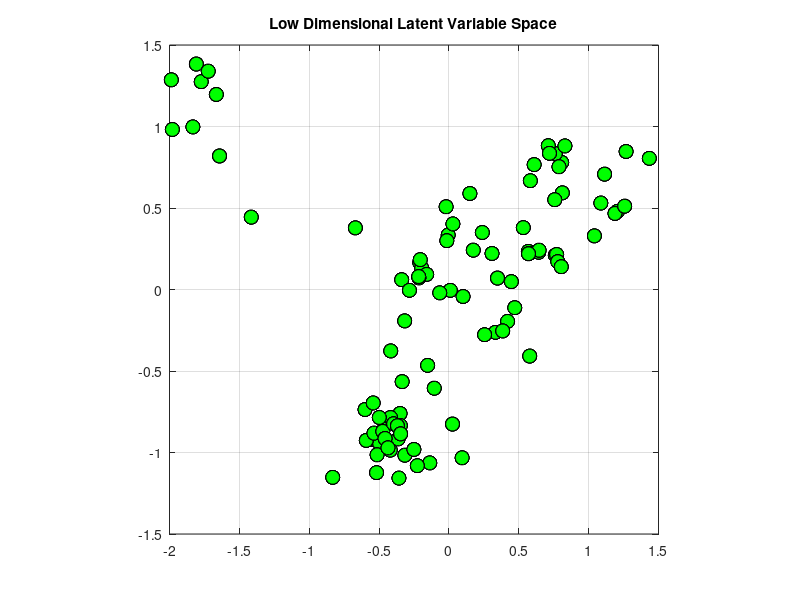

Source code (MATLAB): (Note: this script raises an error after producing the figure.)
function PCA_Space_To_Sequences()
d=2;

load('UMD_TangentBundle.mat')
tr_subject_ind = [1:5 11:15 21:25 31:35 41:45 51:55 61:65 71:75 81:85 91:95];
te_subject_ind = 1:100;
te_subject_ind(tr_subject_ind) = [];
[coeff score latent] = princomp(V(:,tr_subject_ind)','econ');
save('PCA_Basis.mat','coeff');
V_te = V(:,te_subject_ind);
Vpcate = coeff'*V;
close all
%d =2;
V_lowdim = Vpcate(1:d,:);
P = size(V_lowdim,2);
X = [];
for i = 1:P
    X = [X bsxfun(@plus,V_lowdim(:,i),0.0*rand(d,5))];% )V_lowdim(:,i)+0.1*randn(3,20)];
end

h=figure('Position',[30   58   860   820]);
az = -160;
el = 24;
view(az,el);
%figure('units','normalized','outerposition',[0 0 1 1])
%
if d ==3
    plot3(X(1,:),X(2,:),X(3,:),'ko','MarkerFace','g','MarkerSize',10);grid on;axis square
elseif d ==2
    plot(X(1,:),X(2,:),'ko','MarkerFace','g','MarkerSize',10);grid on;axis square
elseif d==1
    plot(X(1,:),'ko','MarkerFace','g','MarkerSize',10);grid on;axis square
end
title('Low Dimensional Latent Variable Space')

NumPoints = 50;
iter = 1;
h_seq = figure('Position',[920   558   860   250]);

while(1)

       set(0,'CurrentFigure',h)
     if mod(iter,5)==0;
         az = az - 3*5;
       % view(az,el);
     end
     if d == 3
        [x y z] = ginput(1);
        A1 = reshape(coeff(:,1:d)*([y;x;z]),196,20);
     elseif d == 2
         [x y] = ginput(1);
         A1 = reshape(coeff(:,1:d)*[y;x],196,20);
     elseif d ==1
         [x y] = ginput(1);
         A1 = reshape(coeff(:,1:d)*[y],196,20);
     end
    
    S = findS2_from_S1_A_seq(mu,A1);
    seq{1} = cell(S);
    set(0,'CurrentFigure',h_seq)
    viz_trajectory(seq);
    iter = iter+1;
    
end

end